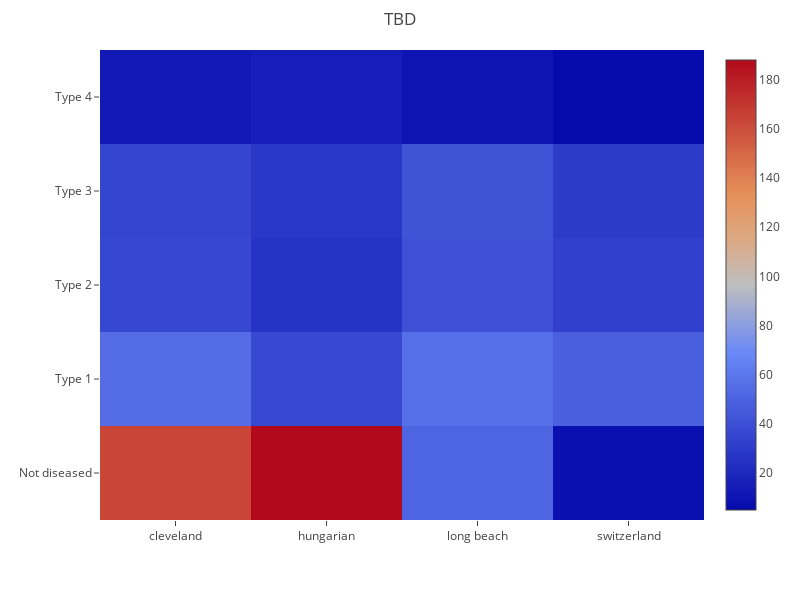

Notebook code for this chart:
### Code cell
iplot(figure)

### Figure 1 — Plotly figure (JSON) as saved in the notebook; plotly's stock layout.template omitted (floating-point values rounded to 4 significant figures)
{"data": [{"type": "heatmap", "x": ["cleveland", "hungarian", "long beach", "switzerland"], "y": ["Not diseased", "Type 1", "Type 2", "Type 3", "Type 4"], "z": [[164, 188, 51, 8], [55, 37, 56, 48], [36, 26, 41, 32], [35, 28, 42, 30], [13, 15, 10, 5]]}], "layout": {"autosize": false, "height": 600, "margin": {"l": 100, "t": 50}, "title": "TBD", "width": 800}}
